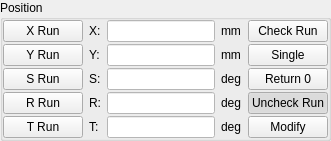
          <widget class="QGroupBox" name="groupBox">
           <property name="title">
            <string>Position</string>
           </property>
           <layout class="QGridLayout" name="gridLayout">
            <property name="leftMargin">
             <number>0</number>
            </property>
            <property name="topMargin">
             <number>0</number>
            </property>
            <property name="rightMargin">
             <number>0</number>
            </property>
            <property name="bottomMargin">
             <number>0</number>
            </property>
            <property name="verticalSpacing">
             <number>2</number>
            </property>
            <item row="2" column="3">
             <widget class="QLabel" name="label_15">
              <property name="text">
               <string>deg</string>
              </property>
             </widget>
            </item>
            <item row="0" column="0">
             <widget class="QPushButton" name="xRun">
              <property name="sizePolicy">
               <sizepolicy hsizetype="Expanding" vsizetype="Preferred">
                <horstretch>0</horstretch>
                <verstretch>0</verstretch>
               </sizepolicy>
              </property>
              <property name="text">
               <string>X Run</string>
              </property>
             </widget>
            </item>
            <item row="0" column="5">
             <widget class="QPushButton" name="runButton">
              <property name="sizePolicy">
               <sizepolicy hsizetype="Minimum" vsizetype="Preferred">
                <horstretch>0</horstretch>
                <verstretch>0</verstretch>
               </sizepolicy>
              </property>
              <property name="text">
               <string>Check Run</string>
              </property>
              <property name="checkable">
               <bool>true</bool>
              </property>
              <attribute name="buttonGroup">
               <string notr="true">buttonGroup_2</string>
              </attribute>
             </widget>
            </item>
            <item row="0" column="1">
             <widget class="QLabel" name="label">
              <property name="text">
               <string>X:</string>
              </property>
             </widget>
            </item>
            <item row="3" column="2">
             <widget class="ICLineEditWithVirtualNumericKeypad" name="rPos">
              <property name="enabled">
               <bool>false</bool>
              </property>
              <property name="styleSheet">
               <string notr="true">QLineEdit::disabled{
background:white;
color: rgb(97, 97, 97);
}
</string>
              </property>
             </widget>
            </item>
            <item row="4" column="5">
             <widget class="QPushButton" name="setButton">
              <property name="sizePolicy">
               <sizepolicy hsizetype="Minimum" vsizetype="Preferred">
                <horstretch>0</horstretch>
                <verstretch>0</verstretch>
               </sizepolicy>
              </property>
              <property name="text">
               <string>Modify</string>
              </property>
             </widget>
            </item>
            <item row="0" column="3">
             <widget class="QLabel" name="label_4">
              <property name="text">
               <string>mm</string>
              </property>
             </widget>
            </item>
            <item row="3" column="3">
             <widget class="QLabel" name="label_9">
              <property name="text">
               <string>deg</string>
              </property>
             </widget>
            </item>
            <item row="4" column="1">
             <widget class="QLabel" name="label_8">
              <property name="text">
               <string>T:</string>
              </property>
             </widget>
            </item>
            <item row="3" column="1">
             <widget class="QLabel" name="label_7">
              <property name="text">
               <string>R:</string>
              </property>
             </widget>
            </item>
            <item row="4" column="0">
             <widget class="QPushButton" name="tRun">
              <property name="sizePolicy">
               <sizepolicy hsizetype="Expanding" vsizetype="Preferred">
                <horstretch>0</horstretch>
                <verstretch>0</verstretch>
               </sizepolicy>
              </property>
              <property name="text">
               <string>T Run</string>
              </property>
             </widget>
            </item>
            <item row="4" column="2">
             <widget class="ICLineEditWithVirtualNumericKeypad" name="tPos">
              <property name="enabled">
               <bool>false</bool>
              </property>
              <property name="styleSheet">
               <string notr="true">QLineEdit::disabled{
background:white;
color: rgb(97, 97, 97);
}
</string>
              </property>
             </widget>
            </item>
            <item row="1" column="0">
             <widget class="QPushButton" name="yRun">
              <property name="sizePolicy">
               <sizepolicy hsizetype="Expanding" vsizetype="Preferred">
                <horstretch>0</horstretch>
                <verstretch>0</verstretch>
               </sizepolicy>
              </property>
              <property name="text">
               <string>Y Run</string>
              </property>
             </widget>
            </item>
            <item row="2" column="0">
             <widget class="QPushButton" name="zRun">
              <property name="sizePolicy">
               <sizepolicy hsizetype="Expanding" vsizetype="Preferred">
                <horstretch>0</horstretch>
                <verstretch>0</verstretch>
               </sizepolicy>
              </property>
              <property name="text">
               <string>S Run</string>
              </property>
             </widget>
            </item>
            <item row="1" column="1">
             <widget class="QLabel" name="label_2">
              <property name="text">
               <string>Y:</string>
              </property>
             </widget>
            </item>
            <item row="2" column="2">
             <widget class="ICLineEditWithVirtualNumericKeypad" name="zPos">
              <property name="enabled">
               <bool>false</bool>
              </property>
              <property name="styleSheet">
               <string notr="true">QLineEdit::disabled{
background:white;
color: rgb(97, 97, 97);
}
</string>
              </property>
             </widget>
            </item>
            <item row="1" column="5">
             <widget class="QPushButton" name="singleButton">
              <property name="sizePolicy">
               <sizepolicy hsizetype="Minimum" vsizetype="Preferred">
                <horstretch>0</horstretch>
                <verstretch>0</verstretch>
               </sizepolicy>
              </property>
              <property name="text">
               <string>Single</string>
              </property>
             </widget>
            </item>
            <item row="0" column="2">
             <widget class="ICLineEditWithVirtualNumericKeypad" name="xPos">
              <property name="enabled">
               <bool>false</bool>
              </property>
              <property name="styleSheet">
               <string notr="true">QLineEdit::disabled{
background:white;
color: rgb(97, 97, 97);
}
</string>
              </property>
             </widget>
            </item>
            <item row="2" column="5">
             <widget class="QPushButton" name="return0Button">
              <property name="sizePolicy">
               <sizepolicy hsizetype="Minimum" vsizetype="Preferred">
                <horstretch>0</horstretch>
                <verstretch>0</verstretch>
               </sizepolicy>
              </property>
              <property name="text">
               <string>Return 0</string>
              </property>
             </widget>
            </item>
            <item row="3" column="5">
             <widget class="QPushButton" name="uncheckRunButton">
              <property name="sizePolicy">
               <sizepolicy hsizetype="Minimum" vsizetype="Preferred">
                <horstretch>0</horstretch>
                <verstretch>0</verstretch>
               </sizepolicy>
              </property>
              <property name="text">
               <string>Uncheck Run</string>
              </property>
              <property name="checkable">
               <bool>true</bool>
              </property>
              <property name="checked">
               <bool>true</bool>
              </property>
              <attribute name="buttonGroup">
               <string notr="true">buttonGroup_2</string>
              </attribute>
             </widget>
            </item>
            <item row="4" column="3">
             <widget class="QLabel" name="label_10">
              <property name="text">
               <string>deg</string>
              </property>
             </widget>
            </item>
            <item row="1" column="2">
             <widget class="ICLineEditWithVirtualNumericKeypad" name="yPos">
              <property name="enabled">
               <bool>false</bool>
              </property>
              <property name="styleSheet">
               <string notr="true">QLineEdit::disabled{
background:white;
color: rgb(97, 97, 97);
}
</string>
              </property>
             </widget>
            </item>
            <item row="3" column="0">
             <widget class="QPushButton" name="rRun">
              <property name="sizePolicy">
               <sizepolicy hsizetype="Expanding" vsizetype="Preferred">
                <horstretch>0</horstretch>
                <verstretch>0</verstretch>
               </sizepolicy>
              </property>
              <property name="text">
               <string>R Run</string>
              </property>
             </widget>
            </item>
            <item row="1" column="3">
             <widget class="QLabel" name="label_5">
              <property name="text">
               <string>mm</string>
              </property>
             </widget>
            </item>
            <item row="2" column="1">
             <widget class="QLabel" name="label_6">
              <property name="text">
               <string>S:</string>
              </property>
             </widget>
            </item>
           </layout>
          </widget>
